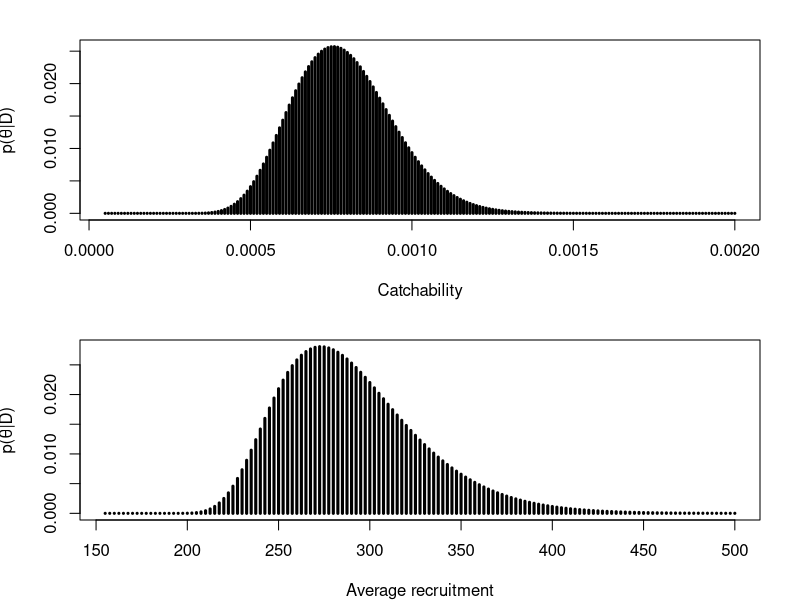

Here is the R script that generated this plot:

 ##########################################################################################
 # Beyeisan single structural model by using Grid search
 # EX3A in Punt and Hilborn (2001) BAYES-SA, Bayesian Stock Assessment Methods in Fisheries
 # Yi-Jay Chang
 # 4/21/2016 10:35:19 PM
 ##########################################################################################
 
 setwd("C:\\Users\\Yi-Jay.Chang\\Desktop\\New folder\\")
 DATA = read.table("EX3A_Grid.csv",header=T,sep=",")
 
 n_year = nrow(DATA)
 
 # initial parameters 
 S = 0.7
 R_bar = 315
 q = 0.00065
 sigma = 0.4

 #-------------------------------------------------------------------------------
 # likelihood section
 #------------------------------------------------------------------------------- 
 # population dynamics model
 pop_model <- function(q,R_bar){
  
 Predict_B = NULL
 Predict_B[1] = R_bar/(1-S)
 for(t in 2:n_year){
 Predict_B[t] = max(1,S*Predict_B[t-1] + R_bar - DATA$Catch[t-1])  
 }
 
 Predict_CPUE = q*Predict_B
 SSQ = sum((log(DATA$CPUE)-log(Predict_CPUE))^2)
 neg_likelihood =  exp(-SSQ/(2*sigma^2))
 return(neg_likelihood)
 }
 #------------------------------------------------------------------------------- 
 pop_model(q=0.00065, R_bar=315)
 
 #-------------------------------------------------------------------------------
 # Prior section
 #-------------------------------------------------------------------------------
 # define the grid of each parameter
 q_grid = seq(0.00005,0.002,0.00001)
 R_bar_grid = seq(155,500,2.5)
 
 # prior porbability
 pR_bar_grid = dnorm(R_bar_grid, mean=300, sd=70)
 pq_grid = rep(1,length(q_grid))
 pTheta_matrix = expand.grid(q = pq_grid, R_bar = pR_bar_grid)
  
 # expand the combination of grid 
 Theta_matrix = expand.grid(q = q_grid, R_bar = R_bar_grid)
 #-------------------------------------------------------------------------------
 
 #-------------------------------------------------------------------------------
 # Posterior section
 #------------------------------------------------------------------------------- 
 # negtive likelihood values of each grid
 pDataGivenTheta = mapply(pop_model, Theta_matrix[,1], Theta_matrix[,2])
 
 # Compute the posterior density
 pData = sum(pDataGivenTheta*pTheta_matrix[,1]*pTheta_matrix[,2])
 pThetaGivenData = (pDataGivenTheta*pTheta_matrix[,1]*pTheta_matrix[,2])/pData
 
 # arrange the results
 RESULTs = cbind(Theta_matrix,pThetaGivenData)
 #-------------------------------------------------------------------------------
 
 par(mfrow=c(2,1),mar=c(4,4,2,2))
 
 # calculate the marginal probability
 marginal_q = with(RESULTs, tapply(pThetaGivenData, q, sum))
 plot(q_grid,marginal_q,type="h",lwd=3,xlab="Catchability",ylab=bquote(paste("p(",theta,"|D)")))
 
 # calculate the marginal probability
 marginal_R_bar = with(RESULTs, tapply(pThetaGivenData, R_bar, sum))
 plot(R_bar_grid,marginal_R_bar,type="h",lwd=3,xlab="Average recruitment",ylab=bquote(paste("p(",theta,"|D)"))) 
 
 